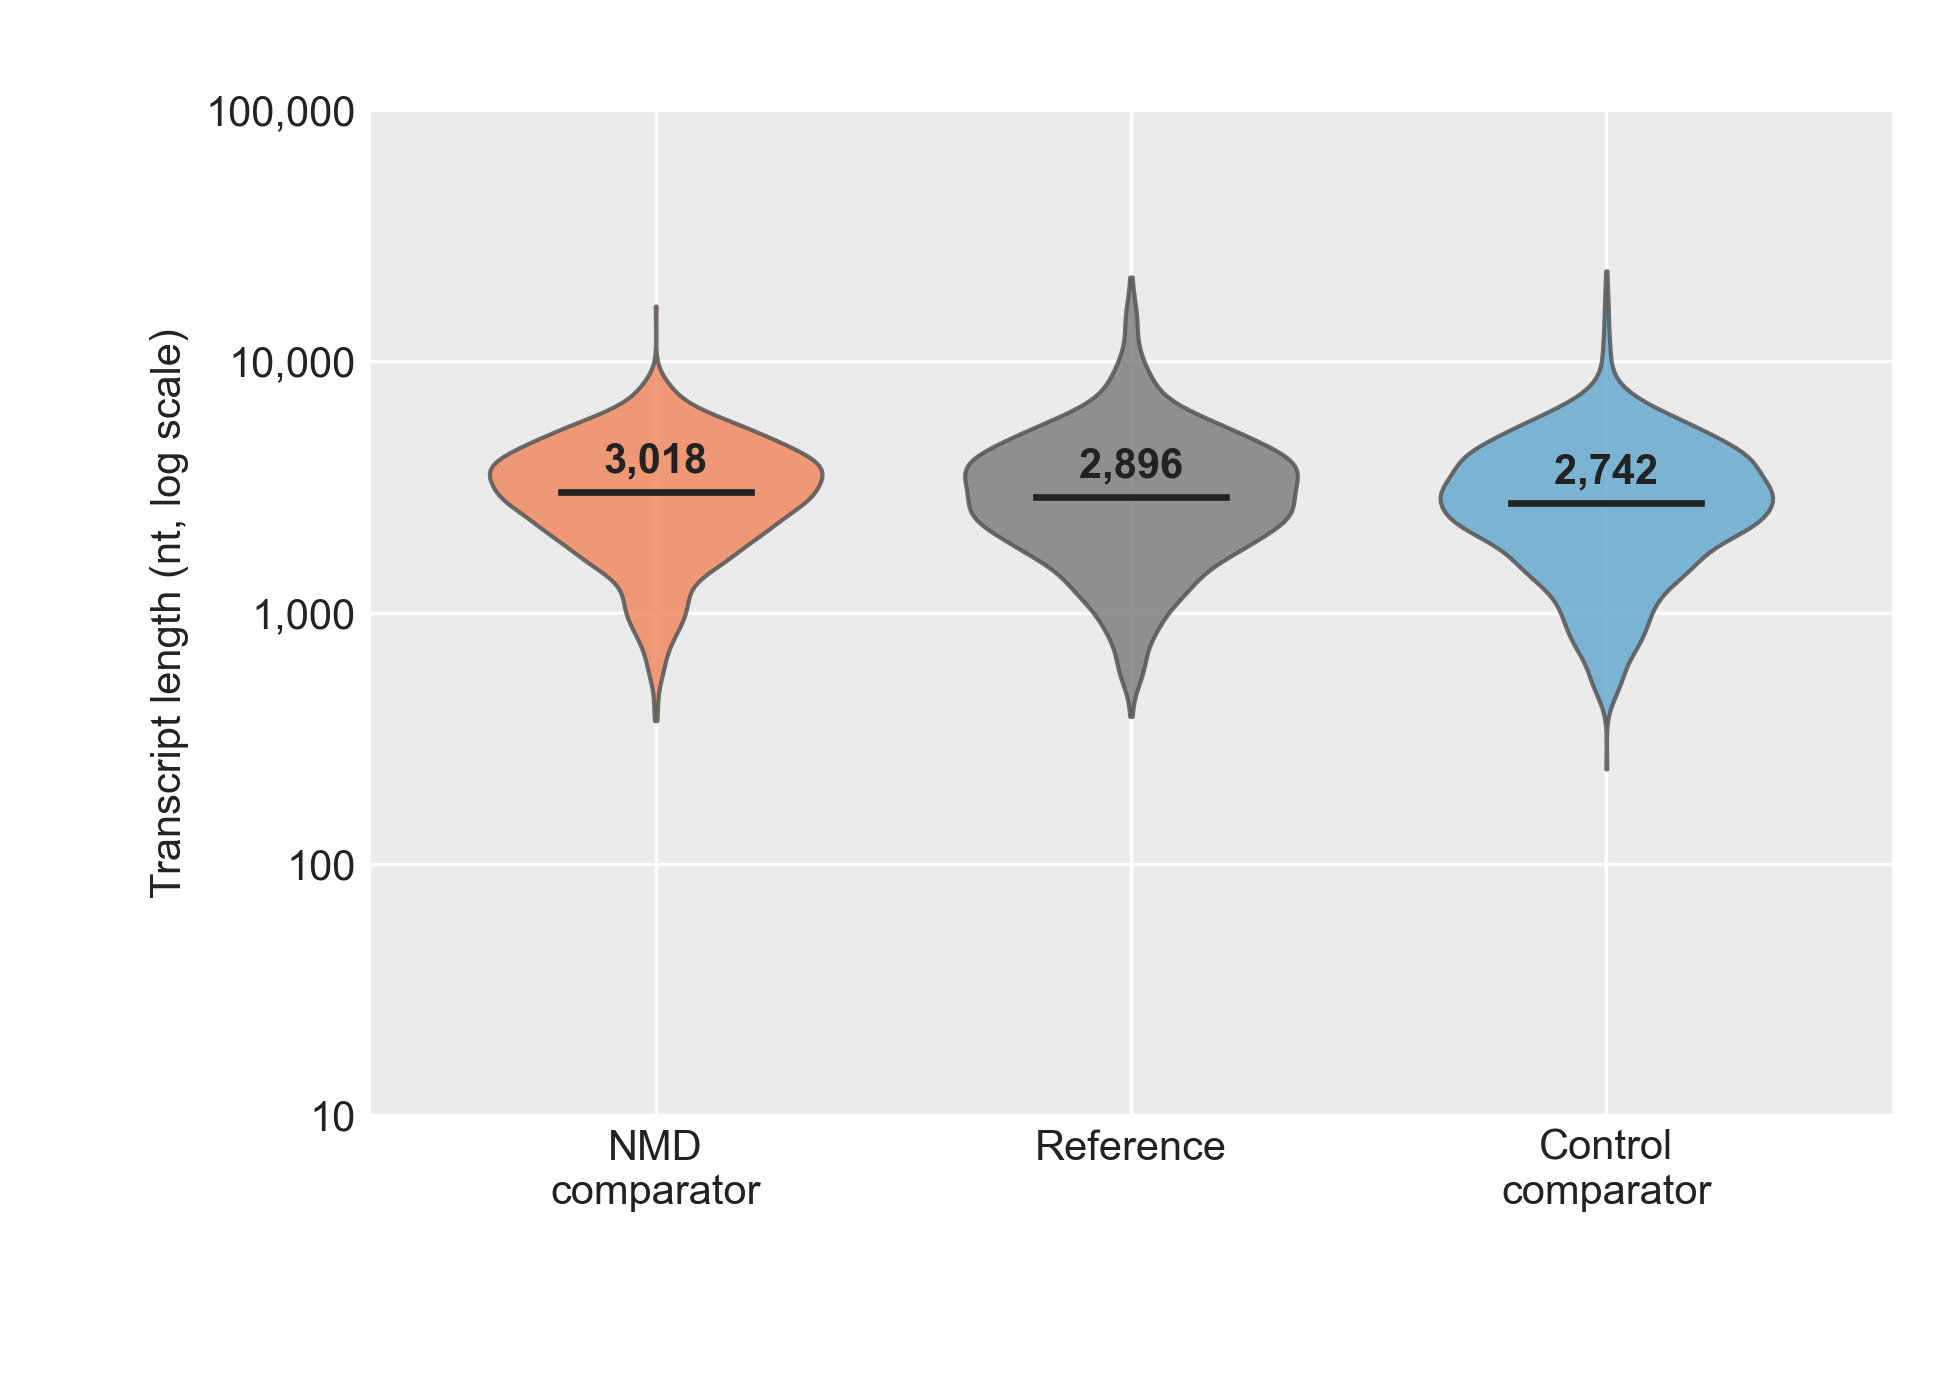

This figure's Python source:
"""SF29 — Transcript length distribution by role in the Isopair pair set.

Standalone rebuild of the transcript-length-by-role panel that was previously
bundled as Panel C of PairSetDescriptives. Split per Yul-era paper numbering
so the paper's SF29 reference resolves to one figure.

Three roles within each pair-set triplet:
  - NMD comparator: NMD-classed isoform
  - Reference: highest-expressed non-NMD isoform in DMSO
  - Control comparator: non-NMD, non-reference isoform

Style: matplotlib rendered with ggplot-mimic theme (grey panel + white
gridlines) so the panel visually matches SF1-SF23. See
figures/lib/ggplot_style.py.
"""

from __future__ import annotations
import sys
from pathlib import Path

import matplotlib.pyplot as plt
import numpy as np
import pandas as pd

HERE = Path(__file__).resolve().parent
LIB  = HERE.parents[1] / "lib"
sys.path.insert(0, str(LIB))

from ggplot_style import (
    apply_ggplot_rcparams,
    style_axes_ggplot,
    render_and_validate,
    docx_body_fs,
    NMD_COLOR,
    CONTROL_COLOR,
    REF_COLOR,
    AXIS_C,
    TITLE_C,
    HEADER_FS,
)

NATIVE_W = 6.5
BODY_FS = docx_body_fs(NATIVE_W)

# Must follow BODY_FS: rcParams drive tick sizes, and the local BODY_FS
# shadows the module constant (see apply_ggplot_rcparams docstring).
apply_ggplot_rcparams(BODY_FS)

DATA = HERE / "data"

ROLES = ["NMD comparator", "Reference", "Control comparator"]
COLORS = {
    "NMD comparator":     NMD_COLOR,
    "Reference":          REF_COLOR,
    "Control comparator": CONTROL_COLOR,
}
XTICK_LABELS = ["NMD\ncomparator", "Reference", "Control\ncomparator"]


def main():
    txl = pd.read_csv(DATA / "tx_length_by_role_long.tsv", sep="\t")
    summary = pd.read_csv(DATA / "descriptives_summary.tsv", sep="\t").set_index("metric")["value"]
    n_triplets = int(summary.loc["n_pop_bc_triplets"])

    fig, ax = plt.subplots(figsize=(NATIVE_W, 4.6))
    fig.subplots_adjust(left=0.19, right=0.97, top=0.92, bottom=0.19)

    style_axes_ggplot(ax, body_fs=BODY_FS)

    data = [np.log10(txl.loc[txl["role"] == r, "length_nt"].values + 1) for r in ROLES]
    parts = ax.violinplot(
        data, positions=range(len(ROLES)), widths=0.7,
        showmeans=False, showmedians=False, showextrema=False,
    )
    for body, role in zip(parts["bodies"], ROLES):
        body.set_facecolor(COLORS[role])
        body.set_edgecolor(AXIS_C)
        body.set_alpha(0.85)
        body.set_zorder(3)

    for i, r in enumerate(ROLES):
        vals = txl.loc[txl["role"] == r, "length_nt"].values
        med = float(np.median(vals))
        ax.plot([i - 0.20, i + 0.20], [np.log10(med + 1)] * 2,
                color=TITLE_C, lw=1.6, zorder=5)
        ax.text(i, np.log10(med + 1) + 0.045, f"{int(med):,}",
                ha="center", va="bottom", fontsize=BODY_FS,
                fontweight="bold", color=TITLE_C, zorder=6)

    ax.set_xticks(range(len(ROLES)))
    ax.set_xticklabels(XTICK_LABELS, fontsize=BODY_FS, color=TITLE_C)
    ax.set_ylabel("Transcript length (nt, log scale)", fontsize=BODY_FS)
    ax.set_yticks([np.log10(10), np.log10(100), np.log10(1_000),
                   np.log10(10_000), np.log10(100_000)])
    ax.set_yticklabels(["10", "100", "1,000", "10,000", "100,000"])
    ax.set_xlim(-0.6, len(ROLES) - 0.4)

    # No overall figure title — caption carries the title role (Yul-style).
    render_and_validate(fig, HERE / "figure_sf29_transcript_length_by_role",
                        native_width_in=NATIVE_W)
    for r in ROLES:
        med = int(np.median(txl.loc[txl["role"] == r, "length_nt"].values))
        print(f"  median {r}: {med:,}")


if __name__ == "__main__":
    main()
